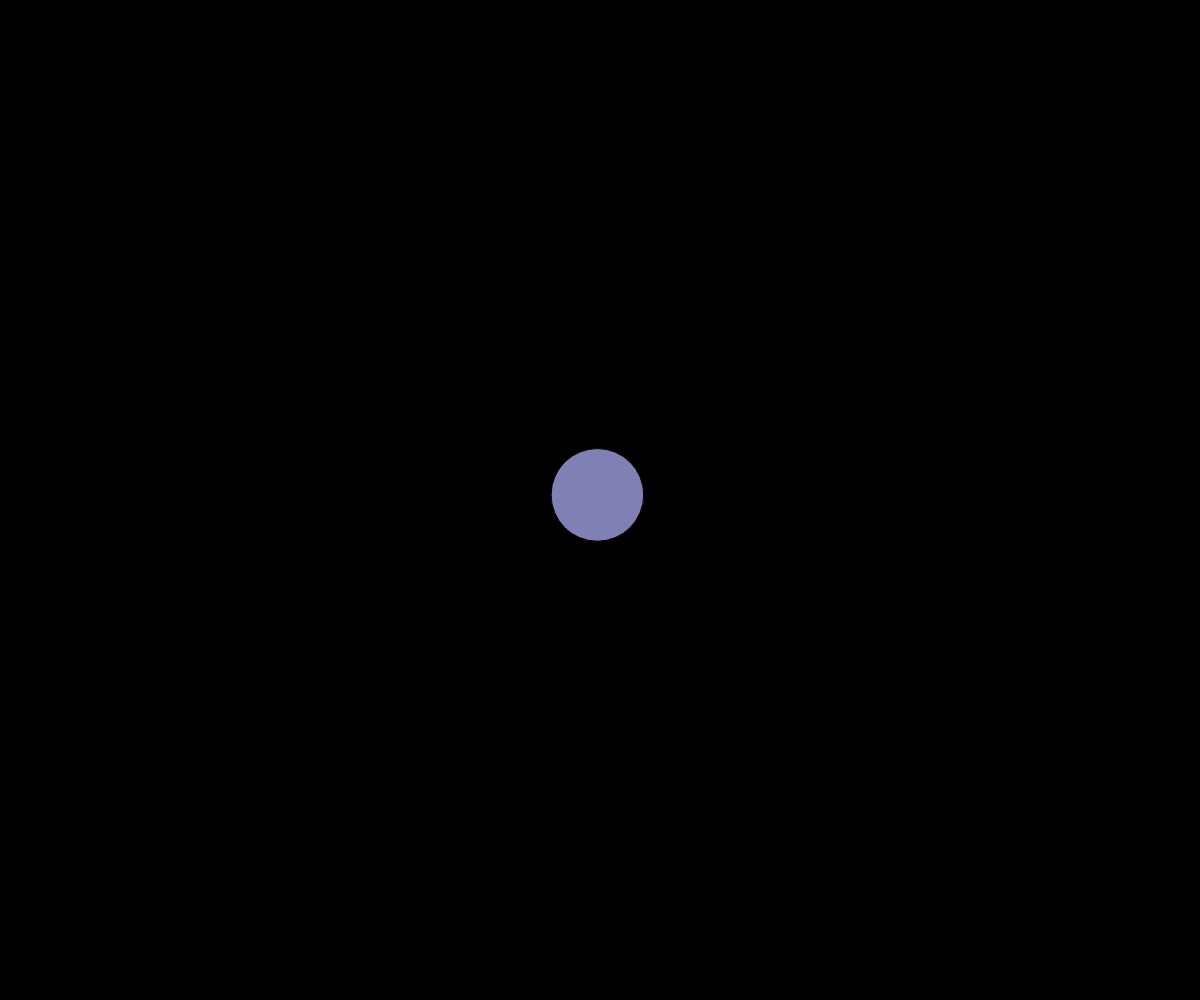
Frame 1 (no input)
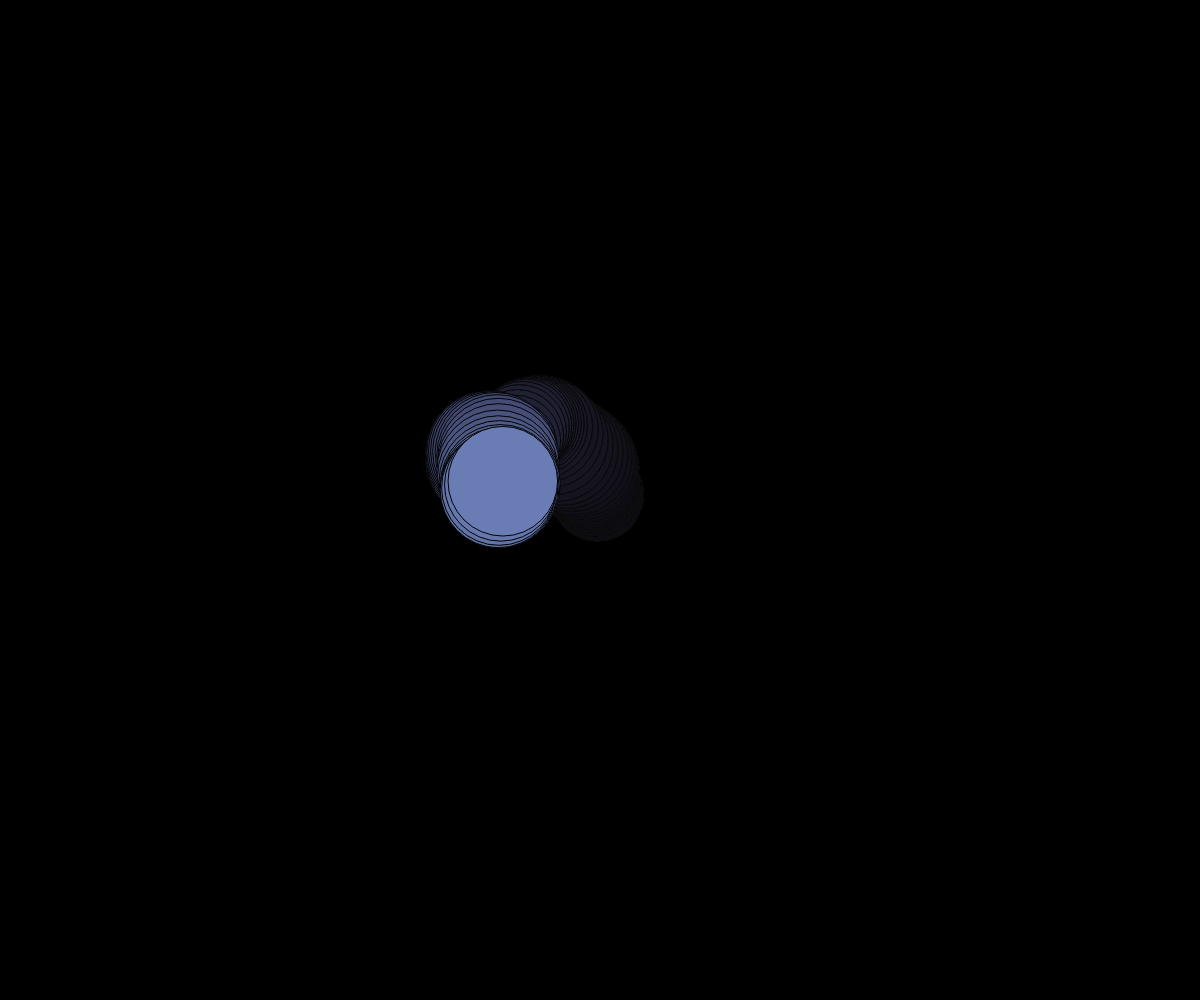
Frame 60 (no input)
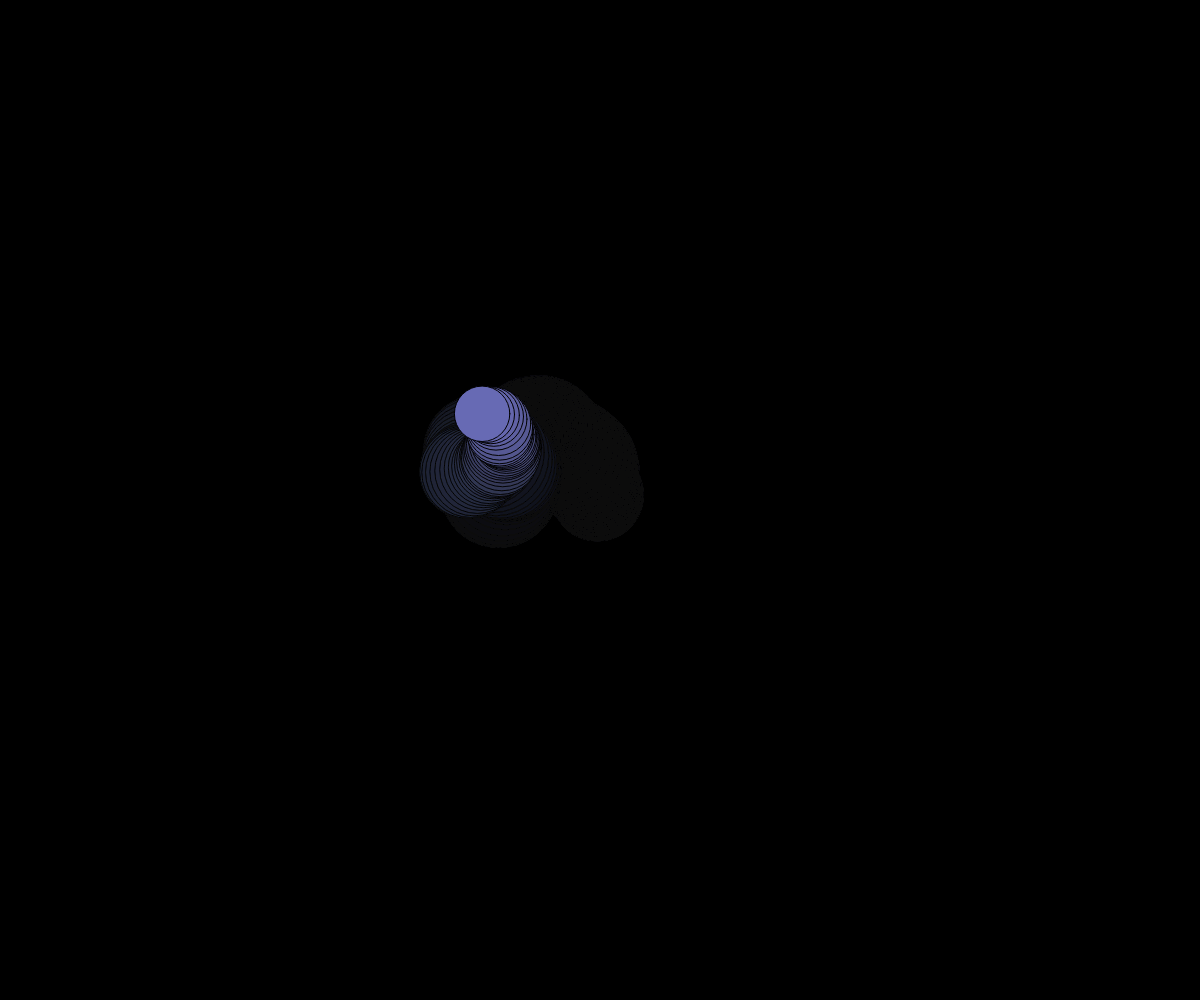
Frame 120 (the mouse pressed at the canvas centre since frame 60)

The p5.js sketch that drew these frames (run headless with seeded random() and noise() and a simulated clock; from frame 60 on, the mouse is pressed at the canvas centre):

// p5.js sketch
// ── sketch.js
// Perlin Noise

let x, y, size;
const MAX_CIRCLE_SIZE = 200;

let sizeTime = 10;
let dT = 0.02;

let perlinX = 5;
let perlinY = 100;
let movementdT = 0.1;

function setup() {
  createCanvas(windowWidth, windowHeight);
  x = width/2;
  y = height/2;
  size = 50;
  background(0);
}

function draw() {
  //background(220);
  fill(0,10);
  rect(0,0,width,height);
  setFill();
  moveCirclePerlin();
  drawCircle();
  
}

function setSize(){
  size = random(10,MAX_CIRCLE_SIZE);

}
function setSizePerlin(){
  size = noise(sizeTime) * MAX_CIRCLE_SIZE;
  sizeTime += dT;


}

function drawCircle(){
  setSizePerlin();
  print(size);
  ellipseMode(CENTER);
  ellipse(x,y,size,size);

}

function moveCirclePerlin(){
  let xSpeed = noise(perlinX);
  xSpeed = map(xSpeed,0,1,-10,10);
  x += xSpeed;
  if (x < 0) x += width;
  else if (x> width) x -= width;
  perlinX += movementdT;

  let ySpeed = noise(perlinY);
  ySpeed = map(ySpeed,0,1,-10,10);
  y += ySpeed;
  if(y < 0) y+=height;
  else if(y > height) y -= height;
  perlinY += movementdT;
}

function setFill(){
  let r = map(x,0,width,0,255);
  let g = map(y,0,height,0,255);
  fill(r,g,180);

}
